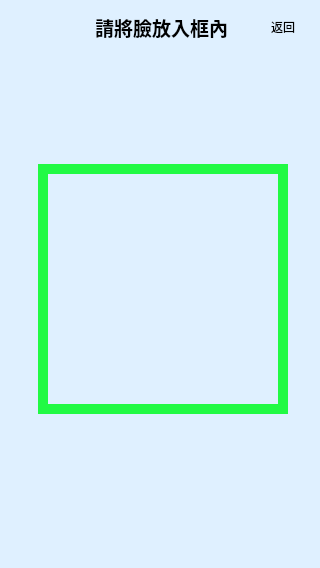
<?xml version="1.0" encoding="UTF-8"?>
<ui version="4.0">
 <class>Form</class>
 <widget class="QWidget" name="Form">
  <property name="geometry">
   <rect>
    <x>0</x>
    <y>0</y>
    <width>320</width>
    <height>568</height>
   </rect>
  </property>
  <property name="windowTitle">
   <string>Form</string>
  </property>
  <property name="styleSheet">
   <string notr="true">background-color: rgb(223, 240, 255);</string>
  </property>
  <widget class="QLabel" name="frame">
   <property name="geometry">
    <rect>
     <x>0</x>
     <y>56</y>
     <width>320</width>
     <height>521</height>
    </rect>
   </property>
   <property name="text">
    <string/>
   </property>
  </widget>
  <widget class="QPushButton" name="returnButton">
   <property name="geometry">
    <rect>
     <x>246</x>
     <y>11</y>
     <width>74</width>
     <height>32</height>
    </rect>
   </property>
   <property name="text">
    <string>返回</string>
   </property>
   <property name="icon">
    <iconset>
     <normaloff>../media/Group.png</normaloff>../media/Group.png</iconset>
   </property>
   <property name="flat">
    <bool>true</bool>
   </property>
  </widget>
  <widget class="QLabel" name="status_text">
   <property name="geometry">
    <rect>
     <x>96</x>
     <y>12</y>
     <width>131</width>
     <height>30</height>
    </rect>
   </property>
   <property name="font">
    <font>
     <family>Roboto</family>
     <pointsize>14</pointsize>
     <weight>75</weight>
     <bold>true</bold>
    </font>
   </property>
   <property name="text">
    <string>請將臉放入框內</string>
   </property>
   <property name="alignment">
    <set>Qt::AlignCenter</set>
   </property>
  </widget>
  <widget class="QLabel" name="green_frame">
   <property name="geometry">
    <rect>
     <x>38</x>
     <y>164</y>
     <width>250</width>
     <height>250</height>
    </rect>
   </property>
   <property name="styleSheet">
    <string notr="true">border:10px solid #21FA44;
background-color: rgb(255, 255, 255,0);</string>
   </property>
   <property name="text">
    <string/>
   </property>
  </widget>
 </widget>
 <resources/>
 <connections/>
</ui>
